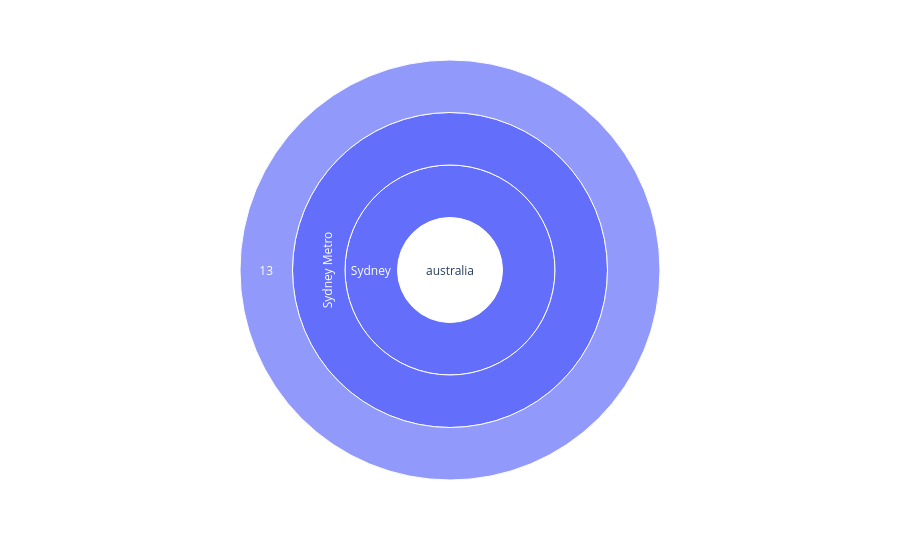

Notebook source saved alongside this figure:
### Code cell
# australia region analysis
import plotly.express as px
fig = px.sunburst(data_australia, path=['region', 'city', 'name', 'stations'], values='annual_ridership_mill')
fig.show()

### Figure 1 — Plotly figure (JSON) as saved in the notebook; plotly's stock layout.template omitted (floating-point values rounded to 4 significant figures)
{"data": [{"branchvalues": "total", "domain": {"x": [0, 1], "y": [0, 1]}, "hovertemplate": "labels=%{label}<br>annual_ridership_mill=%{value}<br>parent=%{parent}<br>id=%{id}<extra></extra>", "ids": ["australia/Sydney/Sydney Metro/13", "australia/Sydney/Sydney Metro", "australia/Sydney", "australia"], "labels": ["13", "Sydney Metro", "Sydney", "australia"], "name": "", "parents": ["australia/Sydney/Sydney Metro", "australia/Sydney", "australia", ""], "type": "sunburst", "values": [12.9, 12.9, 12.9, 12.9]}], "layout": {"autosize": true, "legend": {"tracegroupgap": 0}, "margin": {"t": 60}}}
